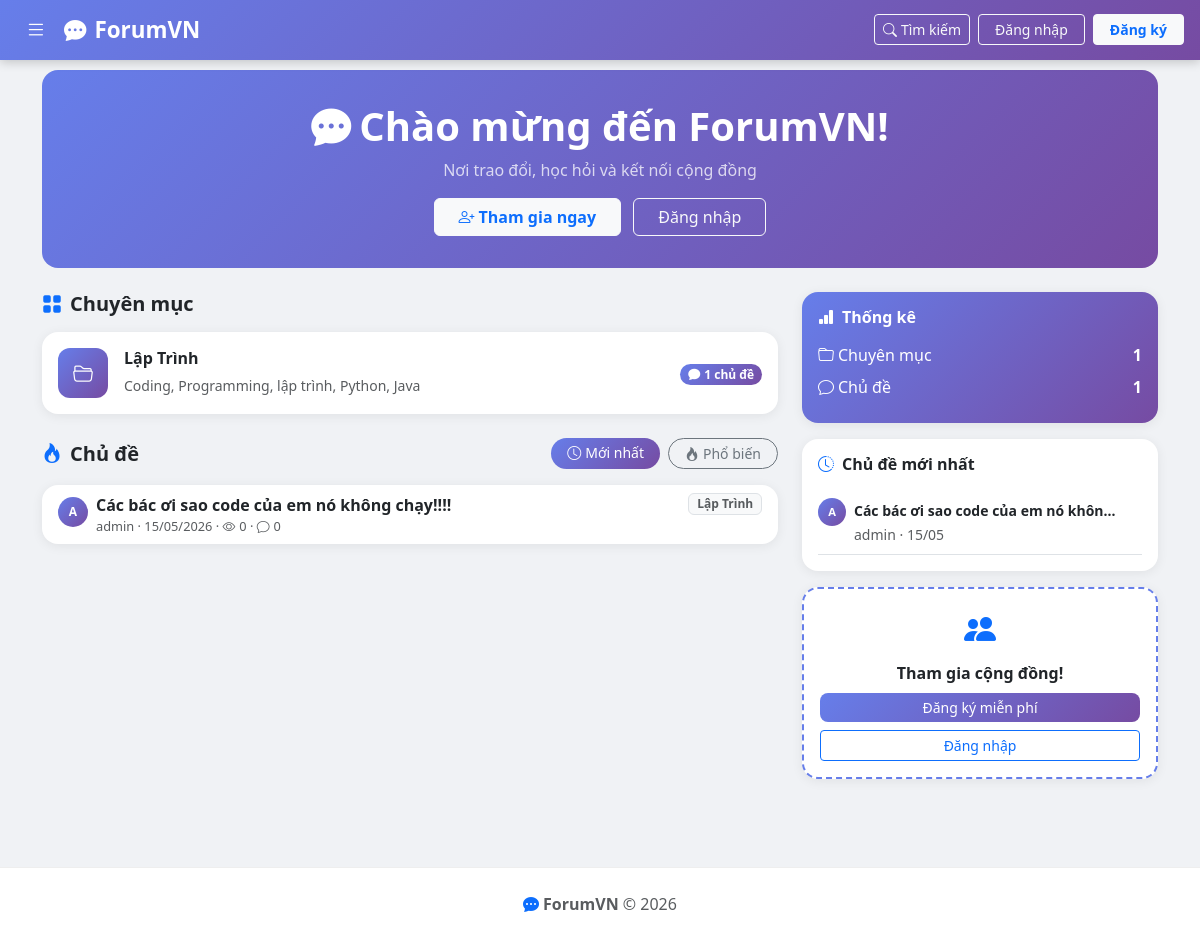
The page / on the database its author committed.
### forum/models.py (models this page shows, shortened)
class Category(models.Model):
    name        = models.CharField(max_length=100, verbose_name='Tên chuyên mục')
    description = models.TextField(blank=True, verbose_name='Mô tả')
    slug        = models.SlugField(unique=True)
    created_at  = models.DateTimeField(auto_now_add=True)
    class Meta:
        verbose_name = 'Chuyên mục'
        verbose_name_plural = 'Chuyên mục'

class Topic(models.Model):
    title       = models.CharField(max_length=200, verbose_name='Tiêu đề')
    content     = models.TextField(verbose_name='Nội dung')
    image       = models.ImageField(upload_to='topics/', blank=True, null=True, verbose_name='Ảnh')
    author      = models.ForeignKey(User, on_delete=models.CASCADE, related_name='topics')
    category    = models.ForeignKey(Category, on_delete=models.CASCADE, related_name='topics')
    is_pinned   = models.BooleanField(default=False, verbose_name='Ghim')
    is_locked   = models.BooleanField(default=False, verbose_name='Khóa')
    views       = models.PositiveIntegerField(default=0)
    created_at  = models.DateTimeField(auto_now_add=True)
    updated_at  = models.DateTimeField(auto_now=True)
    TAG_CHOICES = [
        ('thac_mac', 'Thắc mắc'),
        ('thao_luan', 'Thảo luận'),
        ('danh_gia', 'Đánh giá'),
        ('chia_se', 'Chia sẻ'),
        ('huong_dan', 'Hướng dẫn'),
    ]
    tag = models.CharField(max_length=20, choices=TAG_CHOICES, blank=True, null=True, verbose_name='Tag')
    class Meta:
        verbose_name = 'Chủ đề'
        verbose_name_plural = 'Chủ đề'
        ordering = ['-is_pinned', '-created_at']

### forum/views.py (the view)
# urls.py: path('', views.home, name='home'),
def home(request):
    categories = Category.objects.all()
    sort = request.GET.get('sort', 'new')
    if sort == 'popular':
        recent_topics = Topic.objects.select_related('author', 'category').annotate(
            post_count=Count('posts')
        ).order_by('-post_count', '-created_at')[:10]
    else:
        recent_topics = Topic.objects.select_related('author', 'category').order_by('-created_at')[:10]
    return render(request, 'forum/home.html', {
        'categories': categories,
        'recent_topics': recent_topics,
        'sort': sort,
    })

### forum/context_processors.py (called while the page is built)
def categories(request):
    return {'all_categories': Category.objects.all()}

### templates/forum/home.html (shortened to what this page needs)
{% extends 'base.html' %}
{% block content %}
<div class="hero text-center mb-4">
    <h1 class="fw-bold mb-2"><i class="bi bi-chat-dots-fill me-2"></i>Chào mừng đến ForumVN!</h1>
    <p class="mb-3 opacity-75">Nơi trao đổi, học hỏi và kết nối cộng đồng</p>
    {% if not user.is_authenticated %}
    <a href="{% url 'accounts:register' %}" class="btn btn-light text-primary fw-bold px-4 me-2">
        <i class="bi bi-person-plus me-1"></i>Tham gia ngay
    </a>
    <a href="{% url 'accounts:login' %}" class="btn btn-outline-light px-4">Đăng nhập</a>
    {% else %}
    <p class="mb-0 fw-bold fs-5">Xin chào, {{ user.username }}! <i class="bi bi-emoji-smile"></i></p>
    {% endif %}
</div>
<div class="row">
    <div class="col-md-8">
        <h5 class="fw-bold mb-3"><i class="bi bi-grid-fill text-primary me-2"></i>Chuyên mục</h5>
        {% for category in categories %}
        <div class="card mb-3 topic-row">
            <div class="card-body d-flex align-items-center py-3">
                <div class="me-3">
                    <div style="width:50px;height:50px;border-radius:12px;background:linear-gradient(135deg,#667eea,#764ba2);display:flex;align-items:center;justify-content:center;">
                        <i class="bi bi-folder2-open text-white fs-5"></i>
                    </div>
                </div>
                <div class="flex-grow-1">
                    <h6 class="mb-1 fw-bold">
                        <a href="{% url 'forum:category_detail' category.slug %}" class="text-decoration-none text-dark">
                            {{ category.name }}
                        </a>
                    </h6>
                    <small class="text-muted">{{ category.description }}</small>
                </div>
                <div class="text-end">
                    <span class="badge rounded-pill" style="background:linear-gradient(135deg,#667eea,#764ba2)">
                        <i class="bi bi-chat-fill me-1"></i>{{ category.topics.count }} chủ đề
                    </span>
                </div>
            </div>
        </div>
        {% empty %}
        <div class="alert alert-info">Chưa có chuyên mục. <a href="/admin">Tạo ngay</a></div>
        {% endfor %}
        <div class="d-flex align-items-center gap-2 mb-3 mt-4">
            <h5 class="fw-bold mb-0"><i class="bi bi-fire text-primary me-2"></i>Chủ đề</h5>
            <div class="ms-auto d-flex gap-2">
                <a href="?sort=new" class="btn btn-sm {% if sort == 'new' %}btn-primary{% else %}btn-outline-secondary{% endif %} rounded-pill px-3">
                    <i class="bi bi-clock me-1"></i>Mới nhất
                </a>
                <a href="?sort=popular" class="btn btn-sm {% if sort == 'popular' %}btn-primary{% else %}btn-outline-secondary{% endif %} rounded-pill px-3">
                    <i class="bi bi-fire me-1"></i>Phổ biến
                </a>
            </div>
        </div>
        {% for topic in recent_topics %}
        <div class="card mb-2 topic-row">
            <div class="card-body py-2 px-3">
                <div class="d-flex align-items-start gap-2">
                    <div class="avatar-circle mt-1" style="width:30px;height:30px;font-size:0.75rem;flex-shrink:0;">
                        {{ topic.author.username|first|upper }}
                    </div>
                    <div class="flex-grow-1">
                        <a href="{% url 'forum:topic_detail' topic.pk %}" class="text-decoration-none text-dark fw-semibold">
                            {{ topic.title }}
                        </a>
                        <div class="text-muted" style="font-size:0.8rem;">
                            {{ topic.author.username }} · {{ topic.created_at|date:"d/m/Y" }} ·
                            <i class="bi bi-eye me-1"></i>{{ topic.views }} ·
                            <i class="bi bi-chat me-1"></i>{{ topic.posts.count }}
                        </div>
                    </div>
                    <span class="badge bg-light text-muted border">{{ topic.category.name }}</span>
                </div>
            </div>
        </div>
        {% endfor %}
    </div>
    <div class="col-md-4">
        <div class="card mb-3" style="background:linear-gradient(135deg,#667eea,#764ba2);color:white;">
            <div class="card-body">
                <h6 class="fw-bold mb-3"><i class="bi bi-bar-chart-fill me-2"></i>Thống kê</h6>
                <div class="d-flex justify-content-between mb-2">
                    <span><i class="bi bi-folder me-1"></i>Chuyên mục</span>
                    <strong>{{ categories.count }}</strong>
                </div>
                <div class="d-flex justify-content-between mb-2">
                    <span><i class="bi bi-chat me-1"></i>Chủ đề</span>
                    <strong>{{ recent_topics.count }}</strong>
                </div>
            </div>
        </div>
        <div class="card p-3 mb-3">
            <h6 class="fw-bold mb-3"><i class="bi bi-clock-history text-primary me-2"></i>Chủ đề mới nhất</h6>
            {% for topic in recent_topics %}
            <div class="d-flex align-items-start border-bottom py-2">
                <div class="avatar-circle me-2" style="width:28px;height:28px;font-size:0.7rem;flex-shrink:0;">
                    {{ topic.author.username|first|upper }}
                </div>
                <div>
                    <a href="{% url 'forum:topic_detail' topic.pk %}" class="text-decoration-none small fw-semibold text-dark">
                        {{ topic.title|truncatechars:35 }}
                    </a>
                    <br>
                    <small class="text-muted">{{ topic.author.username }} &middot; {{ topic.created_at|date:"d/m" }}</small>
                </div>
            </div>
            {% endfor %}
        </div>
        {% if not user.is_authenticated %}
        <div class="card p-3 text-center" style="border:2px dashed #667eea;">
            <i class="bi bi-people-fill text-primary fs-2 mb-2"></i>
            <p class="mb-2 fw-semibold">Tham gia cộng đồng!</p>
            <a href="{% url 'accounts:register' %}" class="btn btn-primary btn-sm mb-2 w-100">Đăng ký miễn phí</a>
            <a href="{% url 'accounts:login' %}" class="btn btn-outline-primary btn-sm w-100">Đăng nhập</a>
        </div>
        {% endif %}
    </div>
</div>
{% endblock %}

### templates/base.html (style rules this page uses)
body { background: #f0f2f5; font-family: "Segoe UI", sans-serif; margin: 0; }
.card { border: none; border-radius: 16px; box-shadow: 0 2px 12px rgba(0,0,0,0.07); margin-bottom: 1rem; }
.btn-primary { background: linear-gradient(135deg, #667eea, #764ba2); border: none; border-radius: 8px; }
.hero { background: linear-gradient(135deg, #667eea, #764ba2); color: white; border-radius: 16px; padding: 2rem; margin-bottom: 1.5rem; }
.avatar-circle { width: 36px; height: 36px; border-radius: 50%; background: linear-gradient(135deg, #667eea, #764ba2); display: inline-flex; align-items: center; justify-content: center; color: white; font-weight: bold; font-size: 0.9rem; }

### rows shown on the page
Category: name "Lập Trình", description "Coding, Programming, lập trình, Python, Java", topics.count "1"
Topic: author.username|first "A", title "Các bác ơi sao code của em nó không chạy!!!!", author.username "admin", created_at "15/05/2026", views "0", posts.count "0", category.name "Lập Trình", title "Các bác ơi sao code của em nó khôn…", created_at "15/05"

### other values the page prints
{{ categories.count }} "1"
{{ recent_topics.count }} "1"
